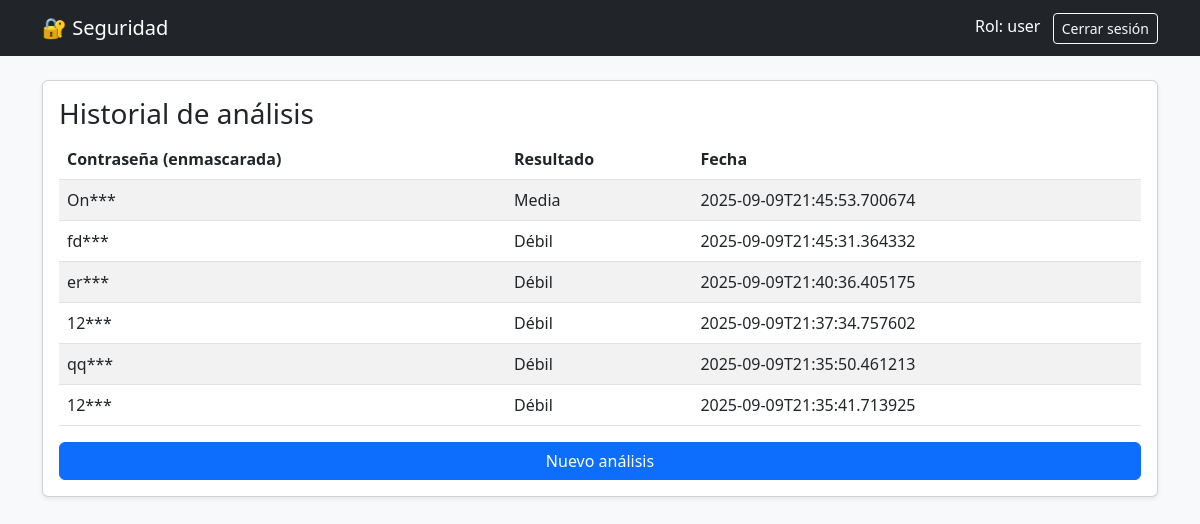
The app's page /results (signed in) with its own data.
### tables this page shows
CREATE TABLE analisis
                 (id INTEGER PRIMARY KEY AUTOINCREMENT,
                  id_usuario INTEGER NOT NULL,
                  contrasena_evaluada TEXT NOT NULL,
                  resultado TEXT NOT NULL,
                  fecha TEXT NOT NULL,
                  FOREIGN KEY(id_usuario) REFERENCES usuarios (id));

### app.py (the view)
@app.route('/results')
@login_required
def results():
    conn = sqlite3.connect('app.db')
    c = conn.cursor()
    c.execute("SELECT contrasena_evaluada, resultado, fecha FROM analisis WHERE id_usuario=? ORDER BY fecha DESC",
              (session['user_id'],))
    analyses = c.fetchall()
    conn.close()
    return render_template("results.html", analyses=analyses)

### app.py (called while the page is built)
def login_required(f):
    @wraps(f)
    def decorated(*args, **kwargs):
        if 'user_id' not in session:
            flash("Debes iniciar sesión")
            return redirect(url_for('login'))
        return f(*args, **kwargs)
    return decorated

### templates/results.html (shortened to what this page needs)
{% extends "base.html" %}
{% block content %}
<div class="card shadow-sm p-3">
  <h3>Historial de análisis</h3>
  <table class="table table-striped">
    <thead>
      <tr><th>Contraseña (enmascarada)</th><th>Resultado</th><th>Fecha</th></tr>
    </thead>
    <tbody>
      {% for row in analyses %}
      <tr>
        <td>{{ row[0] }}</td>
        <td>{{ row[1] }}</td>
        <td>{{ row[2] }}</td>
      </tr>
      {% endfor %}
    </tbody>
  </table>
  <a href="{{ url_for('analyze') }}" class="btn btn-primary">Nuevo análisis</a>
</div>
{% endblock %}

### templates/base.html (shortened to what this page needs)
<!doctype html>
<html lang="es">
<head>
  <link href="https://cdn.jsdelivr.net/npm/bootstrap@5.3.0/dist/css/bootstrap.min.css" rel="stylesheet">
</head>
<body class="bg-light">
  <nav class="navbar navbar-expand-lg navbar-dark bg-dark">
    <div class="container">
      <a class="navbar-brand" href="{{ url_for('index') }}">🔐 Seguridad</a>
      <div class="ms-auto">
        {% if session.get('user_id') %}
          <span class="text-white me-2">Rol: {{ session.get('role') }}</span>
          <a class="btn btn-outline-light btn-sm" href="{{ url_for('logout') }}">Cerrar sesión</a>
        {% else %}
          <a class="btn btn-outline-light btn-sm" href="{{ url_for('login') }}">Entrar</a>
        {% endif %}
      </div>
    </div>
  </nav>
  <div class="container mt-4">
    {% block content %}{% endblock %}
  </div>
</body>
</html>

### records on screen
analisis: contrasena_evaluada "On***", resultado "Media", fecha "2025-09-09T21:45:53.700674"
analisis: contrasena_evaluada "fd***", resultado "Débil", fecha "2025-09-09T21:45:31.364332"
analisis: contrasena_evaluada "er***", resultado "Débil", fecha "2025-09-09T21:40:36.405175"
analisis: contrasena_evaluada "12***", resultado "Débil", fecha "2025-09-09T21:37:34.757602"
analisis: contrasena_evaluada "qq***", resultado "Débil", fecha "2025-09-09T21:35:50.461213"
analisis: contrasena_evaluada "12***", resultado "Débil", fecha "2025-09-09T21:35:41.713925"

### other values on screen
{{ session.get('role') }} "user"
